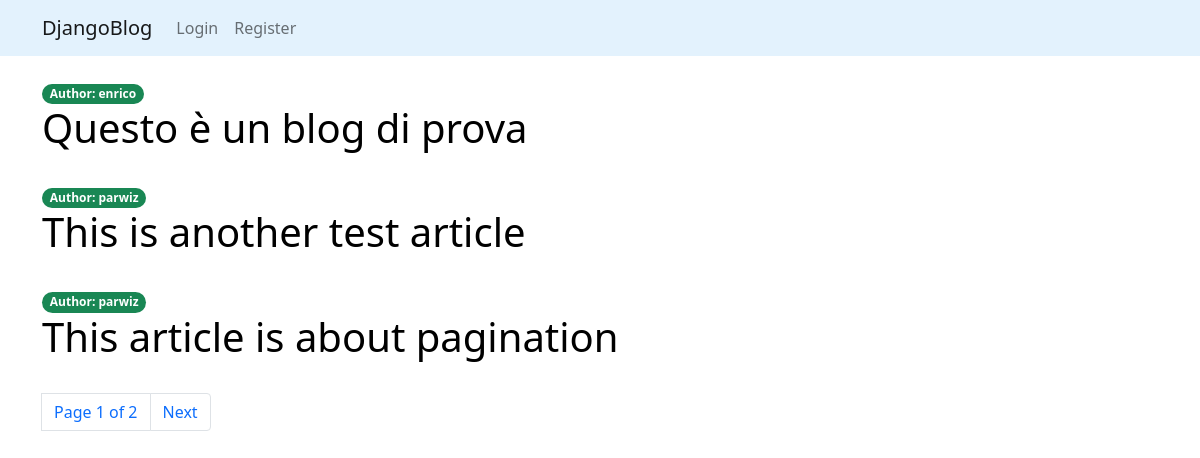
Before: / with the older database file.
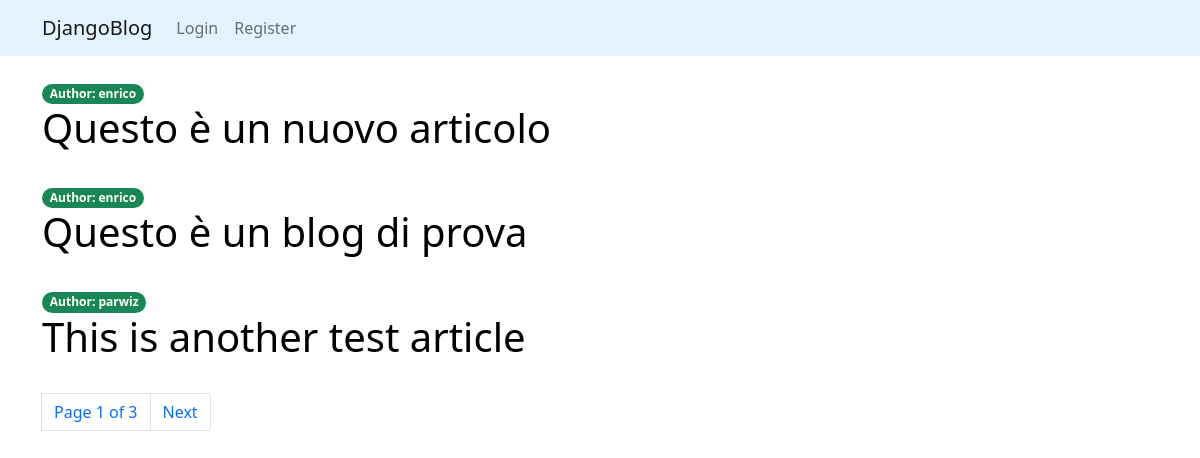
After: the same page with the newer database file.
### articles/models.py (models this page shows, shortened)
class Article(models.Model):
    title = models.CharField(max_length=200)
    description = models.TextField()
    slug = models.SlugField(max_length=100, unique=True)
    published = models.DateTimeField(auto_now_add=True)
    author = models.ForeignKey(User, on_delete=models.CASCADE)

### articles/views.py (the view)
# urls.py: path('', article_list, name = 'article_list'),
def article_list(request):
    article_list = Article.objects.all().order_by('-published')
    paginator = Paginator(article_list, 3)
    page = request.GET.get('page')
    try:
        articles = paginator.page(page)
    except PageNotAnInteger:
        articles = paginator.page(1)
    except EmptyPage:
        articles = paginator.page(paginator.num_pages)
    return render(request, 'articles.html', {'article_list':articles, 'page':page})

### articles/templates/articles.html (shortened to what this page needs)
{% extends 'base.html' %}
{% block body %}
<div class="container mt-4">
    {% for article in article_list %}
       <span class="badge rounded-pill bg-success">Author: {{article.author}}</span>
        <h1><a class="link-style" href="{% url 'article_details' article.slug %}">{{article.title}}</a></h1>
    <br>
    {% endfor %}
    {% include 'account/pagination.html' with page=article_list %}
</div>
{% endblock %}

### articles/templates/base.html (shortened to what this page needs)
<!DOCTYPE html>
<html lang="en">
<head>
<link href="https://cdn.jsdelivr.net/npm/bootstrap@5.1.1/dist/css/bootstrap.min.css" rel="stylesheet">
    {% include 'navbar.html' %}
</head>
<body>
{% block body %}
{% endblock %}
</body>
</html>

### articles/templates/navbar.html (shortened to what this page needs)
<nav class="navbar navbar-expand-lg navbar navbar-light" style="background-color: #e3f2fd;">
  <div class="container">
    <a class="navbar-brand" href="{% url 'article_list' %}">DjangoBlog</a>
    <div class="collapse navbar-collapse" id="navbarNavDropdown">
      <ul class="navbar-nav">
        {% if request.user.is_authenticated %}
         <li class="nav-item mx-5">
          <a class="nav-link disabled">Welcome, {{request.user.username}}</a>
        </li>
        <li class="nav-item">
          <a class="nav-link active" aria-current="page" href="{% url 'article_list' %}">Home</a>
        </li>
        <li class="nav-item">
          <a class="nav-link" href="{% url 'article_form' %}">Add Article</a>
        </li>
        <li class="nav-item">
          <a class="nav-link" href="{% url 'logout' %}">Logout</a>
        </li>
        <li class="nav-item dropdown">
          <a class="nav-link dropdown-toggle" href="#" id="navbarDropdownMenuLink" role="button" data-bs-toggle="dropdown" aria-expanded="false">
            Profile
          </a>
          <ul class="dropdown-menu" aria-labelledby="navbarDropdownMenuLink">
            <li><a class="dropdown-item" href="{% url 'password-change' %}">Change Password</a></li>
          </ul>
        </li>
        {% else %}
        <li class="nav-item">
          <a class="nav-link" href="{% url 'login' %}">Login</a>
        </li>
        <li class="nav-item">
          <a class="nav-link" href="{% url 'register' %}">Register</a>
        </li>
        {% endif %}
      </ul>
    </div>
  </div>
</nav>

### articles/templates/account/pagination.html (shortened to what this page needs)
<nav aria-label="page navigation example">
  <ul class="pagination">
    <li class="page-item">
        <a class="page-link">Page {{page.number}} of {{page.paginator.num_pages}}</a>
    </li>
    <li class="page-item">
      {% if page.has_next %}
        <a class="page-link" href="?page={{page.next_page_number}}">Next</a>
      {% endif %}
    </li>
  </ul>
</nav>

### articles/templates/articles.html (style rules this page uses)
.link-style { text-decoration:none; color:black; }

Changed rows visible on the page:
no longer on this page (row unchanged): Article: author "parwiz", title "This article is about pagination"
added Article: author "enrico", title "Questo è un nuovo articolo"
Other visible differences:
{{ page.paginator.num_pages }}: "2" → "3"
